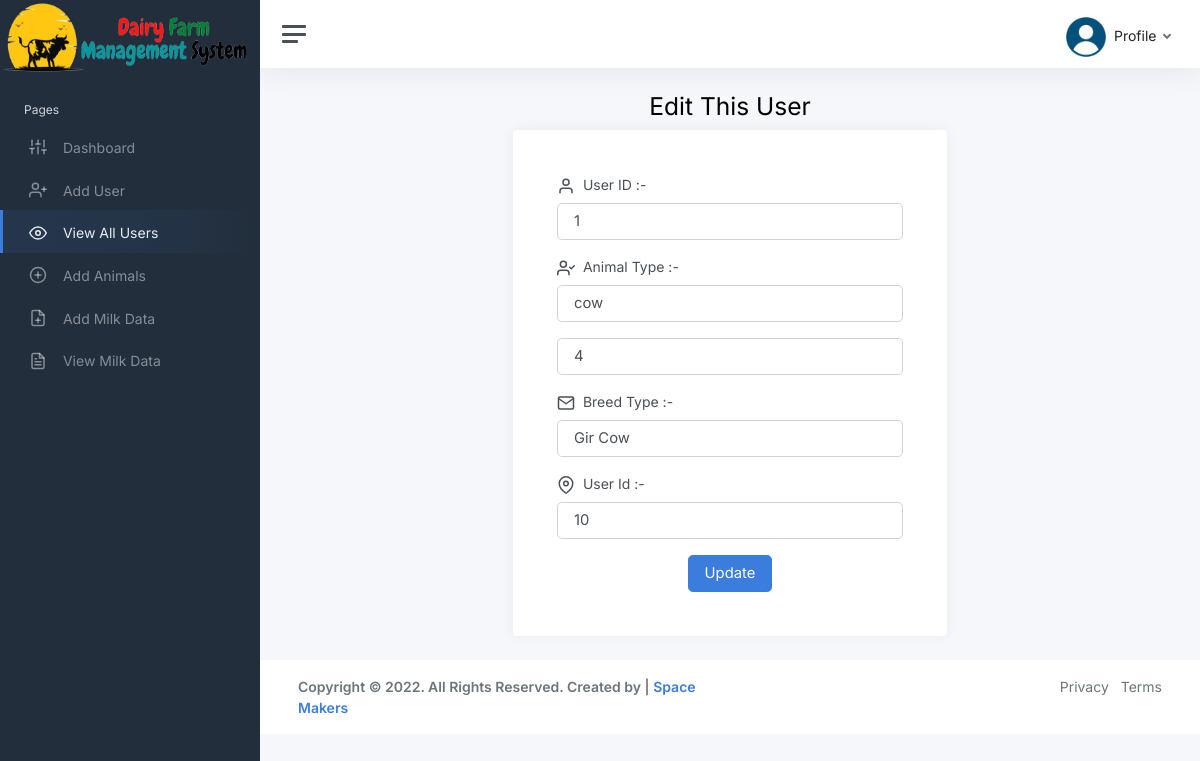
/d_attendent/editanimal.php?aid=1, run on the app's committed database.
### tables this page shows
CREATE TABLE `animal` (
  `animal_id` int(11) NOT NULL,
  `user_id` int(11) NOT NULL,
  `animal_type` varchar(20) NOT NULL,
  `breed_type` varchar(11) NOT NULL,
  `age` int(11) NOT NULL
);

### d_attendent/editanimal.php (the view, shortened to what this page needs)
<?php
include 'Database.php';
$animal_id = $_GET['aid'];
$query = "SELECT * from animal where animal_id=$animal_id ";
$data = mysqli_query($connect, $query);
$result = mysqli_fetch_assoc($data);
?>
<!DOCTYPE html>
<html lang="en">
<head>
    <link href="https://cdn.jsdelivr.net/npm/bootstrap@5.2.0/dist/css/bootstrap.min.css" rel="stylesheet">
    <link href="css/app.css" rel="stylesheet">
</head>
<body>
    <?php
    include "sidebar/view_all_users.php"
    ?>
    <?php
    include "header.php"
    ?>
    <main class="d-flex w-1000">
        <div class="container d-flex flex-column">
            <div class="row vh-1000">
                <div class="col-sm-10 col-md-8 col-lg-6 mx-auto d-table h-100">
                    <div class="d-table-cell align-left">
                        <div class="text-center mt-4">
                            <h1 class="h2">Edit This User</h1>
                        </div>
                        <div class="card">
                            <div class="card-body">
                                <div class="m-sm-4">
                                    <form method="post" action="">
                                        <div class="mb-3">
                                            <i data-feather="user"></i>&nbsp;&nbsp;<label class="form-label">User ID :-</label>
                                            <input class="form-control form-control-lg" type="text" value="<?php echo $result['animal_id']; ?>" name="animal_id" required />
                                        </div>
                                        <div class="mb-3">
                                            <i data-feather="user-check"></i>&nbsp;&nbsp;<label class="form-label">Animal Type :-</label>
                                            <input class="form-control form-control-lg" type="text" value="<?php echo $result['animal_type'] ?>" name="animal_type" required />
                                        </div>
                                        <div class="mb-3">
                                            <input class="form-control form-control-lg" type="text" value="<?php echo $result['age'] ?>" name="age" required />
                                        </div>
                                        <div class="mb-3">
                                            <i data-feather="mail"></i>&nbsp;&nbsp;<label class="form-label">Breed Type :-</label>
                                            <input class="form-control form-control-lg" type="text" value="<?php echo $result['breed_type'] ?>" name="breed" required />
                                        </div>
                                        <div class="mb-3">
                                            <i data-feather="map-pin"></i>&nbsp;&nbsp;<label class="form-label">User Id :-</label>
                                            <input class="form-control form-control-lg" type="text" value="<?php echo $result['user_id'] ?>" name="user_id" required />
                                        </div>
                                        <div class="text-center mt-3">
                                            <button type="submit" name="Update" class="btn btn-lg btn-primary">Update</button>
                                        </div>
                                    </form>
                                </div>
                            </div>
                        </div>
                    </div>
                </div>
            </div>
        </div>
    </main>
    <?php
    include "footer.php"
    ?>
</body>
</html>

### data on the page
animal: animal_id "1", animal_type "cow", age "4", breed "Gir Cow", user_id "10"
